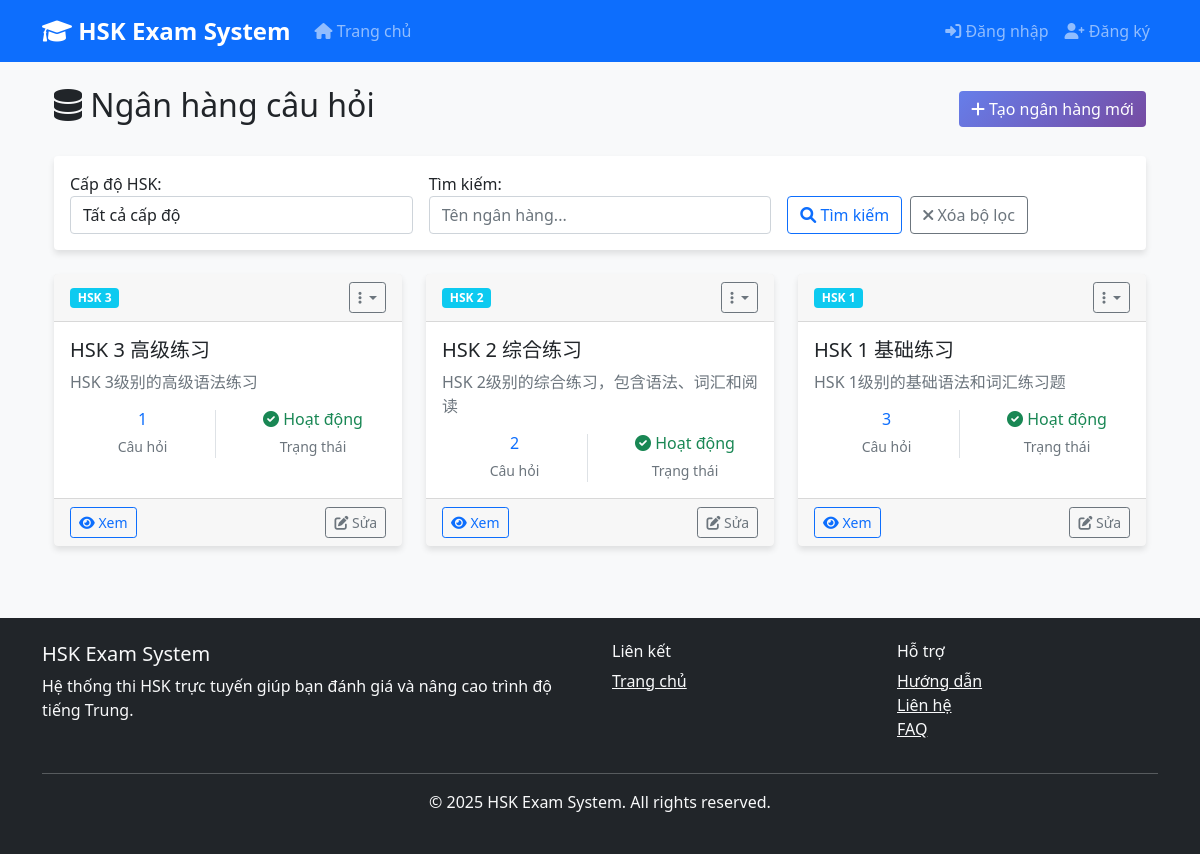
The app's page /questions/banks/ with its own data.
### apps/questions/models.py (models this page shows, shortened)
class QuestionBank(TimeStampedModel):
    name = models.CharField(
        max_length=200,
        verbose_name="Tên ngân hàng câu hỏi"
    )
    description = models.TextField(
        blank=True,
        verbose_name="Mô tả"
    )
    hsk_level = models.ForeignKey(
        HSKLevel,
        on_delete=models.CASCADE,
        verbose_name="Cấp độ HSK"
    )
    questions = models.ManyToManyField(
        Question,
        related_name='question_banks',
        blank=True,
        verbose_name="Câu hỏi"
    )
    is_active = models.BooleanField(
        default=True,
        verbose_name="Kích hoạt"
    )
    class Meta:
        verbose_name = 'Ngân hàng câu hỏi'
        verbose_name_plural = 'Ngân hàng câu hỏi'
        constraints = [
            models.UniqueConstraint(
                fields=['name', 'hsk_level'],
                name='unique_questionbank_name_per_level'
            )
        ]
    def question_count(self):
        """Get total number of questions in this bank"""
        return self.questions.count()
    question_count.short_description = 'Số câu hỏi'

### apps/common/models.py (models this page shows)
class HSKLevel(models.Model):
    level = models.IntegerField(unique=True)
    name = models.CharField(max_length=20)
    description = models.TextField(blank=True)
    vocabulary_count = models.IntegerField(default=0)
    class Meta:
        ordering = ['level']
        verbose_name = 'HSK Level'
        verbose_name_plural = 'HSK Levels'
    def __str__(self):
        return f"HSK {self.level}"

### apps/questions/views.py (the view)
# urls.py: path('banks/', views.QuestionBankListView.as_view(), name='banks_list'),
class QuestionBankListView(ListView):
    model = QuestionBank
    template_name = 'questions/questionbank_list.html'
    context_object_name = 'object_list'
    paginate_by = 15
    def get_queryset(self):
        queryset = QuestionBank.objects.select_related('hsk_level').annotate(
            question_count=Count('questions')
        )
        hsk_level = self.request.GET.get('hsk_level')
        search = self.request.GET.get('search')
        if hsk_level:
            queryset = queryset.filter(hsk_level_id=hsk_level)
        if search:
            queryset = queryset.filter(
                Q(name__icontains=search) |
                Q(description__icontains=search)
            )
        return queryset.order_by('-created_at')
    def get_context_data(self, **kwargs):
        context = super().get_context_data(**kwargs)
        context['hsk_levels'] = HSKLevel.objects.all().order_by('level')
        context['search_form'] = QuestionBankSearchForm(self.request.GET)
        return context

### apps/questions/forms.py
class QuestionBankSearchForm(forms.Form):
    search = forms.CharField(
        required=False,
        widget=forms.TextInput(attrs={
            'class': 'form-control',
            'placeholder': 'Tên ngân hàng...'
        }),
        label="Tìm kiếm"
    )
    hsk_level = forms.ModelChoiceField(
        queryset=HSKLevel.objects.all(),
        required=False,
        empty_label="Tất cả cấp độ",
        widget=forms.Select(attrs={'class': 'form-control'}),
        label="Cấp độ HSK"
    )

### templates/questions/questionbank_list.html (shortened to what this page needs)
{% extends 'base.html' %}
{% block content %}
<div class="container mt-4">
    <div class="row">
        <div class="col-md-12">
            <div class="d-flex justify-content-between align-items-center mb-4">
                <h2>
                    <i class="fas fa-database"></i> Ngân hàng câu hỏi
                </h2>
                <a href="{% url 'questions:banks_create' %}" class="btn btn-primary">
                    <i class="fas fa-plus"></i> Tạo ngân hàng mới
                </a>
            </div>
            <div class="card mb-4">
                <div class="card-body">
                    <form method="get" class="row g-3">
                        <div class="col-md-4">
                            {{ search_form.hsk_level.label_tag }}
                            {{ search_form.hsk_level }}
                        </div>
                        <div class="col-md-4">
                            {{ search_form.search.label_tag }}
                            {{ search_form.search }}
                        </div>
                        <div class="col-md-4 d-flex align-items-end">
                            <button type="submit" class="btn btn-outline-primary me-2">
                                <i class="fas fa-search"></i> Tìm kiếm
                            </button>
                            <a href="{% url 'questions:banks_list' %}" class="btn btn-outline-secondary">
                                <i class="fas fa-times"></i> Xóa bộ lọc
                            </a>
                        </div>
                    </form>
                </div>
            </div>
            {% if object_list %}
                <div class="row">
                    {% for bank in object_list %}
                        <div class="col-md-6 col-lg-4 mb-4">
                            <div class="card h-100">
                                <div class="card-header d-flex justify-content-between align-items-center">
                                    <h6 class="card-title mb-0">
                                        <span class="badge bg-info">{{ bank.hsk_level.name }}</span>
                                    </h6>
                                    <div class="dropdown">
                                        <button class="btn btn-sm btn-outline-secondary dropdown-toggle"
                                                type="button" data-bs-toggle="dropdown">
                                            <i class="fas fa-ellipsis-v"></i>
                                        </button>
                                    </div>
                                </div>
                                <div class="card-body">
                                    <h5 class="card-title">{{ bank.name }}</h5>
                                    {% if bank.description %}
                                        <p class="card-text text-muted">{{ bank.description|truncatewords:15 }}</p>
                                    {% endif %}
                                    <div class="row text-center mt-3">
                                        <div class="col-6">
                                            <div class="border-end">
                                                <h6 class="text-primary mb-1">{{ bank.question_count }}</h6>
                                                <small class="text-muted">Câu hỏi</small>
                                            </div>
                                        </div>
                                        <div class="col-6">
                                            <h6 class="{% if bank.is_active %}text-success{% else %}text-danger{% endif %} mb-1">
                                                {% if bank.is_active %}
                                                    <i class="fas fa-check-circle"></i> Hoạt động
                                                {% else %}
                                                    <i class="fas fa-times-circle"></i> Ngừng
                                                {% endif %}
                                            </h6>
                                            <small class="text-muted">Trạng thái</small>
                                        </div>
                                    </div>
                                </div>
                                <div class="card-footer">
                                    <div class="d-flex justify-content-between">
                                        <a href="{% url 'questions:banks_detail' bank.pk %}"
                                           class="btn btn-sm btn-outline-primary">
                                            <i class="fas fa-eye"></i> Xem
                                        </a>
                                        <a href="{% url 'questions:banks_update' bank.pk %}"
                                           class="btn btn-sm btn-outline-secondary">
                                            <i class="fas fa-edit"></i> Sửa
                                        </a>
                                    </div>
                                </div>
                            </div>
                        </div>
                    {% endfor %}
                </div>
            {% endif %}
        </div>
    </div>
</div>
{% endblock %}

### static/css/style.css (style rules this page uses)
body { font-family: 'Segoe UI', Tahoma, Geneva, Verdana, sans-serif; background-color: #f8f9fa; }
.card { box-shadow: 0 4px 6px rgba(0, 0, 0, 0.1); border: none; transition: transform 0.2s; }
.btn-primary { background: linear-gradient(135deg, #667eea 0%, #764ba2 100%); border: none; }

### records on screen
QuestionBank: hsk_level.name "HSK 3", name "HSK 3 高级练习", description "HSK 3级别的高级语法练习", question_count "1", is_active True (drawn)
QuestionBank: hsk_level.name "HSK 2", name "HSK 2 综合练习", description "HSK 2级别的综合练习，包含语法、词汇和阅读", question_count "2", is_active True (drawn)
QuestionBank: hsk_level.name "HSK 1", name "HSK 1 基础练习", description "HSK 1级别的基础语法和词汇练习题", question_count "3", is_active True (drawn)

### other values on screen
{{ search_form.hsk_level.label_tag }} "Cấp độ HSK:"
{{ search_form.search.label_tag }} "Tìm kiếm:"
